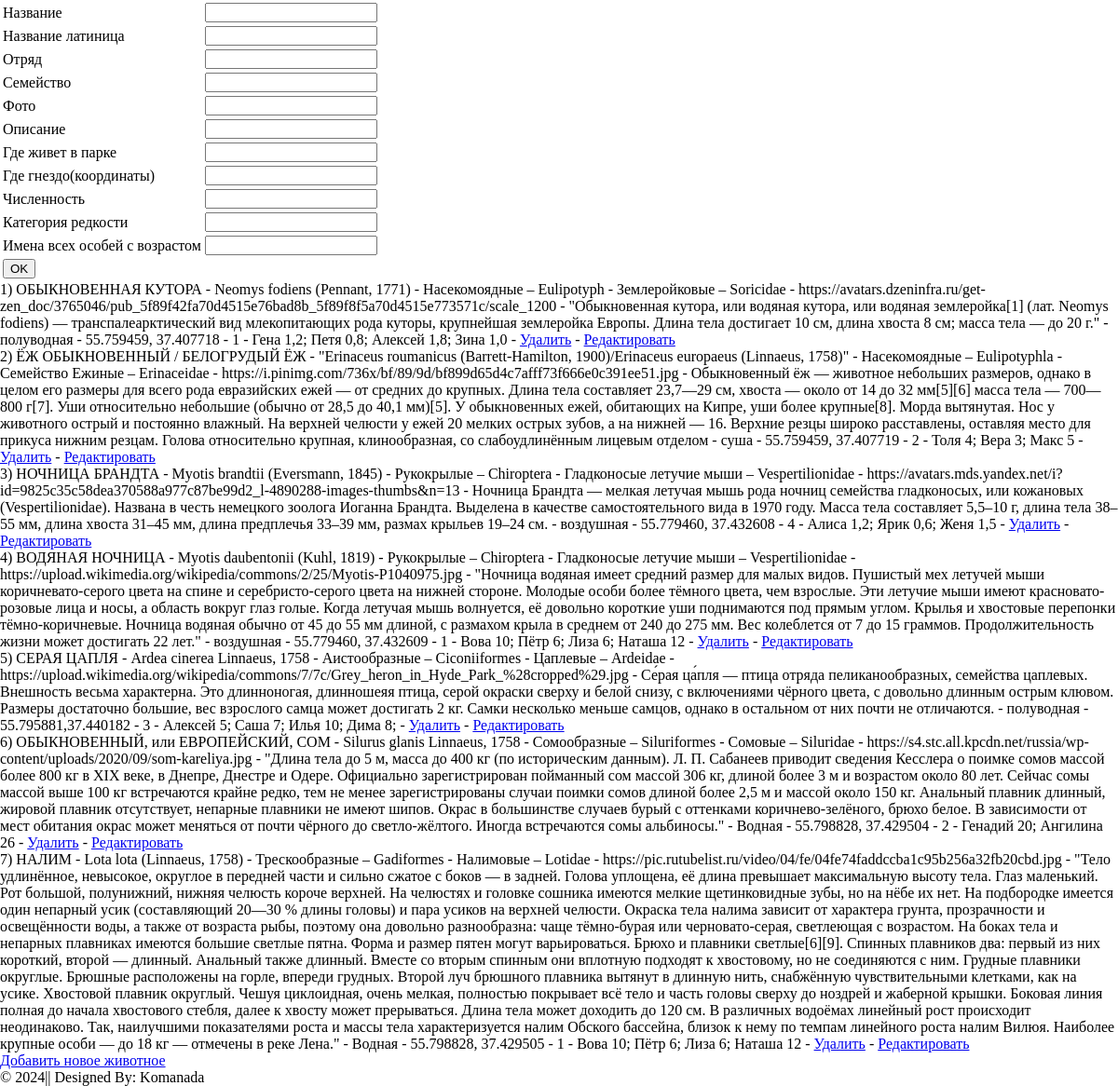
The app's page /admin.php with its own data.
### tables this page shows
CREATE TABLE `animal` (
  `ID` int(11) NOT NULL,
  `Название` text NOT NULL,
  `Название латиница` text NOT NULL,
  `Отряд` text NOT NULL,
  `Семейство` text NOT NULL,
  `Фото` mediumblob NOT NULL,
  `Описание` text NOT NULL,
  `Среда обитания` text NOT NULL,
  `Где живет в парке` text NOT NULL,
  `Где гнездо(координаты)` text NOT NULL,
  `Численность` text NOT NULL,
  `Категория редкости` int(11) NOT NULL,
  `Имена всех особей с возрастом` text NOT NULL
);

### admin.php (the view, shortened to what this page needs)
<!DOCTYPE html>
<html>
<head>
  <link rel="stylesheet" type="text/css" href="stuly.css">
</head>
<body>
  <?php
    $host = 'localhost';
    $user = 'admin';
    $pass = 'admin';
    $db_name = 'red_book';
    $link = mysqli_connect($host, $user, $pass, $db_name);
  ?>
  <form action="" method="post">
    <table>
      <tr>
        <td>Название</td>
        <td><input type="text" name="Название" value="<?= isset($_GET['red']) ? $product['Название'] : ''; ?>"></td>
      </tr>
      <tr>
        <td>Название латиница</td>
        <td><input type="text" name="Название латиница"  value="<?= isset($_GET['red']) ? $product['Название латиница'] : ''; ?>"> </td>
      </tr>
      <tr>
        <td>Отряд</td>
        <td><input type="text" name="Отряд"  value="<?= isset($_GET['red']) ? $product['Отряд'] : ''; ?>"> </td>
      </tr>
      <tr>
        <td>Семейство</td>
        <td><input type="text" name="Семейство"  value="<?= isset($_GET['red']) ? $product['Семейство'] : ''; ?>"> </td>
      </tr>
      <tr>
        <td>Фото</td>
        <td><input type="mediumblob" name="Фото"  value="<?= isset($_GET['red']) ? $product['Фото'] : ''; ?>"> </td>
      </tr>
      <tr>
        <td>Описание</td>
        <td><input type="text" name="Описание"  value="<?= isset($_GET['red']) ? $product['Описание'] : ''; ?>"> </td>
      </tr>
      <tr>
        <td>Где живет в парке</td>
        <td><input type="text" name="Где живет в парке"  value="<?= isset($_GET['red']) ? $product['Где живет в парке'] : ''; ?>"> </td>
      </tr>
      <tr>
        <td>Где гнездо(координаты)</td>
        <td><input type="text" name="Где гнездо(координаты)"  value="<?= isset($_GET['red']) ? $product['Где гнездо(координаты)'] : ''; ?>"> </tdtext>
      </tr>
      <tr>
        <td>Численность</td>
        <td><input type="text" name="Численность"  value="<?= isset($_GET['red']) ? $product['Численность'] : ''; ?>"> </td>
      </tr>
      <tr>
        <td>Категория редкости</td>
        <td><input type="int" name="Категория редкости"  value="<?= isset($_GET['red']) ? $product['Категория редкости'] : ''; ?>"> </td>
      </tr>
      <tr>
        <td>Имена всех особей с возрастом</td>
        <td><input type="text" name="Имена всех особей с возрастом"  value="<?= isset($_GET['red']) ? $product['Имена всех особей с возрастом'] : ''; ?>"> </td>
      </tr>
      <tr>
        <td colspan="2"><input type="submit" value="OK"></td>
      </tr>
    </table>
  </form>
  <?php
  $sql = mysqli_query($link, 'SELECT `ID`, `Название`, `Название латиница`, `Отряд`, `Семейство`,`Фото`,`Описание`, `Среда обитания`,`Где гнездо(координаты)`, `Категория редкости`, `Имена всех особей с возрастом` FROM `animal`');
  while ($result = mysqli_fetch_array($sql)) {
    echo "<p>{$result['ID']}) {$result['Название']} - {$result['Название латиница']} - {$result['Отряд']} - {$result['Семейство']} - {$result['Фото']} - {$result['Описание']} - {$result['Среда обитания']} - {$result['Где гнездо(координаты)']} - {$result['Категория редкости']} - {$result['Имена всех особей с возрастом']} - <a href='?del={$result['ID']}'>Удалить</a> - <a href='?red={$result['ID']}'>Редактировать</a></p>";
  }
  ?>
  <p><a href="?add=new">Добавить новое животное</a></p>
</body>
<div class="row">
© 2024|| Designed By: Komanada
</div>
</html>

### stuly.css (style rules this page uses)
* { margin: 0; box-sizing: border-box; }

### records on screen
animal: ID "1", Название "ОБЫКНОВЕННАЯ КУТОРА", Название латиница "Neomys fodiens (Pennant, 1771)", Отряд "Насекомоядные – Eulipotyph", Семейство "Землеройковые – Soricidae", Фото "https://avatars.dzeninfra.ru/get-zen_doc/3765046/pub_5f89f42fa70d4515e76bad8b_5f89f8f5a70d4515e773571c/scale_1200", Описание "\"Обыкновенная кутора, или водяная кутора, или водяная землеройка[1] (лат. Neomys fodiens) — транспалеарктический вид млекопитающих рода куторы, крупнейшая землеройка Европы. Длина тела достигает 10 см, длина хвоста 8 см; масса тела — до 20 г.\"", Среда обитания "полуводная", value "55.759459, 37.407718", Категория редкости "1", Имена всех особей с возрастом "Гена 1,2; Петя 0,8; Алексей 1,8; Зина 1,0"
animal: ID "2", Название "ЁЖ ОБЫКНОВЕННЫЙ / БЕЛОГРУДЫЙ ЁЖ", Название латиница "\"Erinaceus roumanicus (Barrett-Hamilton, 1900)/Erinaceus europaeus (Linnaeus, 1758)\"", Отряд "Насекомоядные – Eulipotyphla", Семейство "Семейство Ежиные – Erinaceidae", Фото "https://i.pinimg.com/736x/bf/89/9d/bf899d65d4c7afff73f666e0c391ee51.jpg", Описание "Обыкновенный ёж — животное небольших размеров, однако в целом его размеры для всего рода евразийских ежей — от средних до крупных. Длина тела составляет 23,7—29 см, хвоста — около от 14 до 32 мм[5][6] масса тела — 700—800 г[7]. Уши относительно небольшие (обычно от 28,5 до 40,1 мм)[5]. У обыкновенных ежей, обитающих на Кипре, уши более крупные[8]. Морда вытянутая. Нос у животного острый и постоянно влажный. На верхней челюсти у ежей 20 мелких острых зубов, а на нижней — 16. Верхние резцы широко расставлены, оставляя место для прикуса нижним резцам. Голова относительно крупная, клинообразная, со слабоудлинённым лицевым отделом", Среда обитания "суша", value "55.759459, 37.407719", Категория редкости "2", Имена всех особей с возрастом "Толя 4; Вера 3; Макс 5"
animal: ID "3", Название "НОЧНИЦА БРАНДТА", Название латиница "Myotis brandtii (Eversmann, 1845)", Отряд "Рукокрылые – Chiroptera", Семейство "Гладконосые летучие мыши – Vespertilionidae", Фото "https://avatars.mds.yandex.net/i?id=9825c35c58dea370588a977c87be99d2_l-4890288-images-thumbs&n=13", Описание "Ночница Брандта — мелкая летучая мышь рода ночниц семейства гладконосых, или кожановыx (Vespertilionidae). Названа в честь немецкого зоолога Иоганна Брандта. Выделена в качестве самостоятельного вида в 1970 году. Масса тела составляет 5,5–10 г, длина тела 38–55 мм, длина хвоста 31–45 мм, длина предплечья 33–39 мм, размах крыльев 19–24 см.", Среда обитания "воздушная", value "55.779460, 37.432608", Категория редкости "4", Имена всех особей с возрастом "Алиса 1,2; Ярик 0,6; Женя 1,5"
animal: ID "4", Название "ВОДЯНАЯ НОЧНИЦА", Название латиница "Myotis daubentonii (Kuhl, 1819)", Отряд "Рукокрылые – Chiroptera", Семейство "Гладконосые летучие мыши – Vespertilionidae", Фото "https://upload.wikimedia.org/wikipedia/commons/2/25/Myotis-P1040975.jpg", Описание "\"Ночница водяная имеет средний размер для малых видов. Пушистый мех летучей мыши коричневато-серого цвета на спине и серебристо-серого цвета на нижней стороне. Молодые особи более тёмного цвета, чем взрослые. Эти летучие мыши имеют красновато-розовые лица и носы, а область вокруг глаз голые. Когда летучая мышь волнуется, её довольно короткие уши поднимаются под прямым углом. Крылья и хвостовые перепонки тёмно-коричневые. Ночница водяная обычно от 45 до 55 мм длиной, с размахом крыла в среднем от 240 до 275 мм. Вес колеблется от 7 до 15 граммов. Продолжительность жизни может достигать 22 лет.\"", Среда обитания "воздушная", value "55.779460, 37.432609", Категория редкости "1", Имена всех особей с возрастом "Вова 10; Пётр 6; Лиза 6; Наташа 12"
animal: ID "5", Название "СЕРАЯ ЦАПЛЯ", Название латиница "Ardea cinerea Linnaeus, 1758", Отряд "Аистообразные – Ciconiiformes", Семейство "Цаплевые – Ardeidae", Фото "https://upload.wikimedia.org/wikipedia/commons/7/7c/Grey_heron_in_Hyde_Park_%28cropped%29.jpg", Описание "Се́рая ца́пля — птица отряда пеликанообразных, семейства цаплевых. Внешность весьма характерна. Это длинноногая, длинношеяя птица, серой окраски сверху и белой снизу, с включениями чёрного цвета, с довольно длинным острым клювом. Размеры достаточно большие, вес взрослого самца может достигать 2 кг. Самки несколько меньше самцов, однако в остальном от них почти не отличаются.", Среда обитания "полуводная", value "55.795881,37.440182", Категория редкости "3", Имена всех особей с возрастом "Алексей 5; Саша 7; Илья 10; Дима 8;"
animal: ID "6", Название "ОБЫКНОВЕННЫЙ, или ЕВРОПЕЙСКИЙ, СОМ", Название латиница "Silurus glanis Linnaeus, 1758", Отряд "Сомообразные – Siluriformes", Семейство "Сомовые – Siluridae", Фото "https://s4.stc.all.kpcdn.net/russia/wp-content/uploads/2020/09/som-kareliya.jpg", Описание "\"Длина тела до 5 м, масса до 400 кг (по историческим данным). Л. П. Сабанеев приводит сведения Кесслера о поимке сомов массой более 800 кг в XIX веке, в Днепре, Днестре и Одере. Официально зарегистрирован пойманный сом массой 306 кг, длиной более 3 м и возрастом около 80 лет. Сейчас сомы массой выше 100 кг встречаются крайне редко, тем не менее зарегистрированы случаи поимки сомов длиной более 2,5 м и массой около 150 кг. Анальный плавник длинный, жировой плавник отсутствует, непарные плавники не имеют шипов. Окрас в большинстве случаев бурый с оттенками коричнево-зелёного, брюхо белое. В зависимости от мест обитания окрас может меняться от почти чёрного до светло-жёлтого. Иногда…", Среда обитания "Водная", value "55.798828, 37.429504", Категория редкости "2", Имена всех особей с возрастом "Генадий 20; Ангилина 26"
animal: ID "7", Название "НАЛИМ", Название латиница "Lota lota (Linnaeus, 1758)", Отряд "Трескообразные – Gadiformes", Семейство "Налимовые – Lotidae", Фото "https://pic.rutubelist.ru/video/04/fe/04fe74faddccba1c95b256a32fb20cbd.jpg", Описание "\"Тело удлинённое, невысокое, округлое в передней части и сильно сжатое с боков — в задней. Голова уплощена, её длина превышает максимальную высоту тела. Глаз маленький. Рот большой, полунижний, нижняя челюсть короче верхней. На челюстях и головке сошника имеются мелкие щетинковидные зубы, но на нёбе их нет. На подбородке имеется один непарный усик (составляющий 20—30 % длины головы) и пара усиков на верхней челюсти. Окраска тела налима зависит от характера грунта, прозрачности и освещённости воды, а также от возраста рыбы, поэтому она довольно разнообразна: чаще тёмно-бурая или черновато-серая, светлеющая с возрастом. На боках тела и непарных плавниках имеются большие светлые пятна. Форма и…", Среда обитания "Водная", value "55.798828, 37.429505", Категория редкости "1", Имена всех особей с возрастом "Вова 10; Пётр 6; Лиза 6; Наташа 12"
